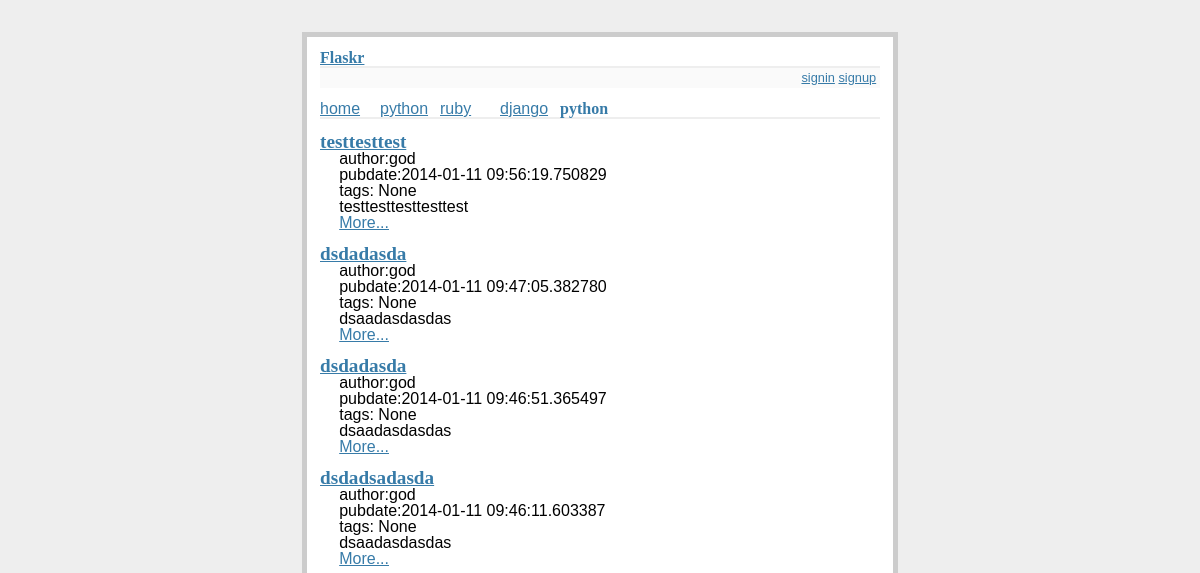
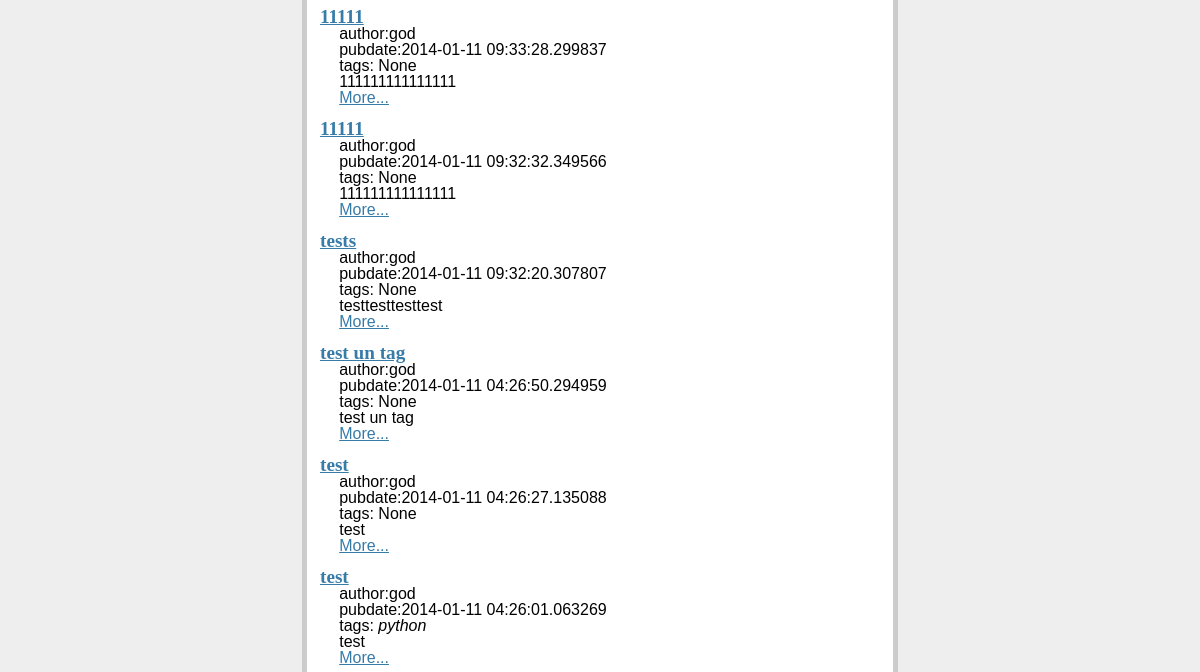
The app's page /list/python (upper part), older data (2 pictures, top to bottom).
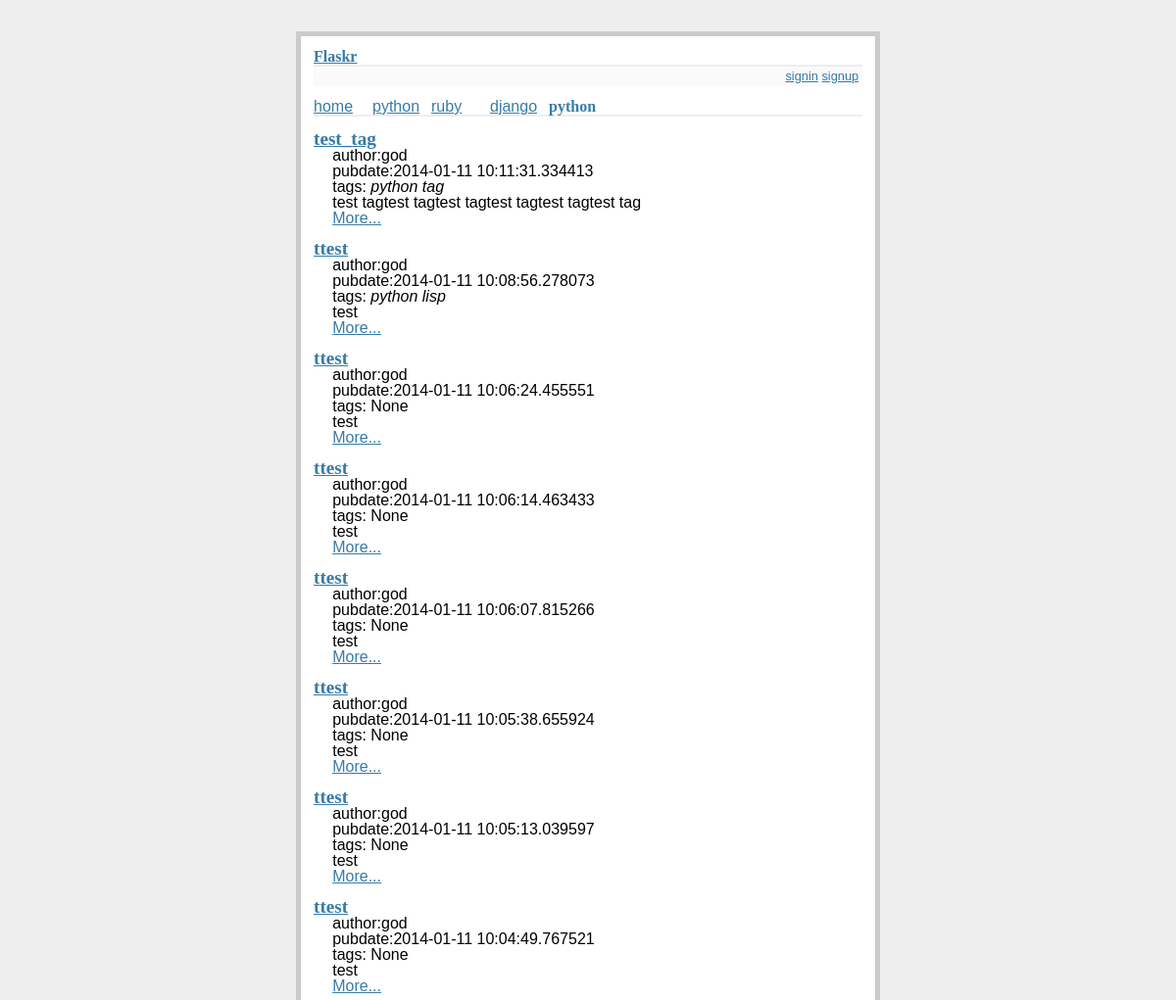
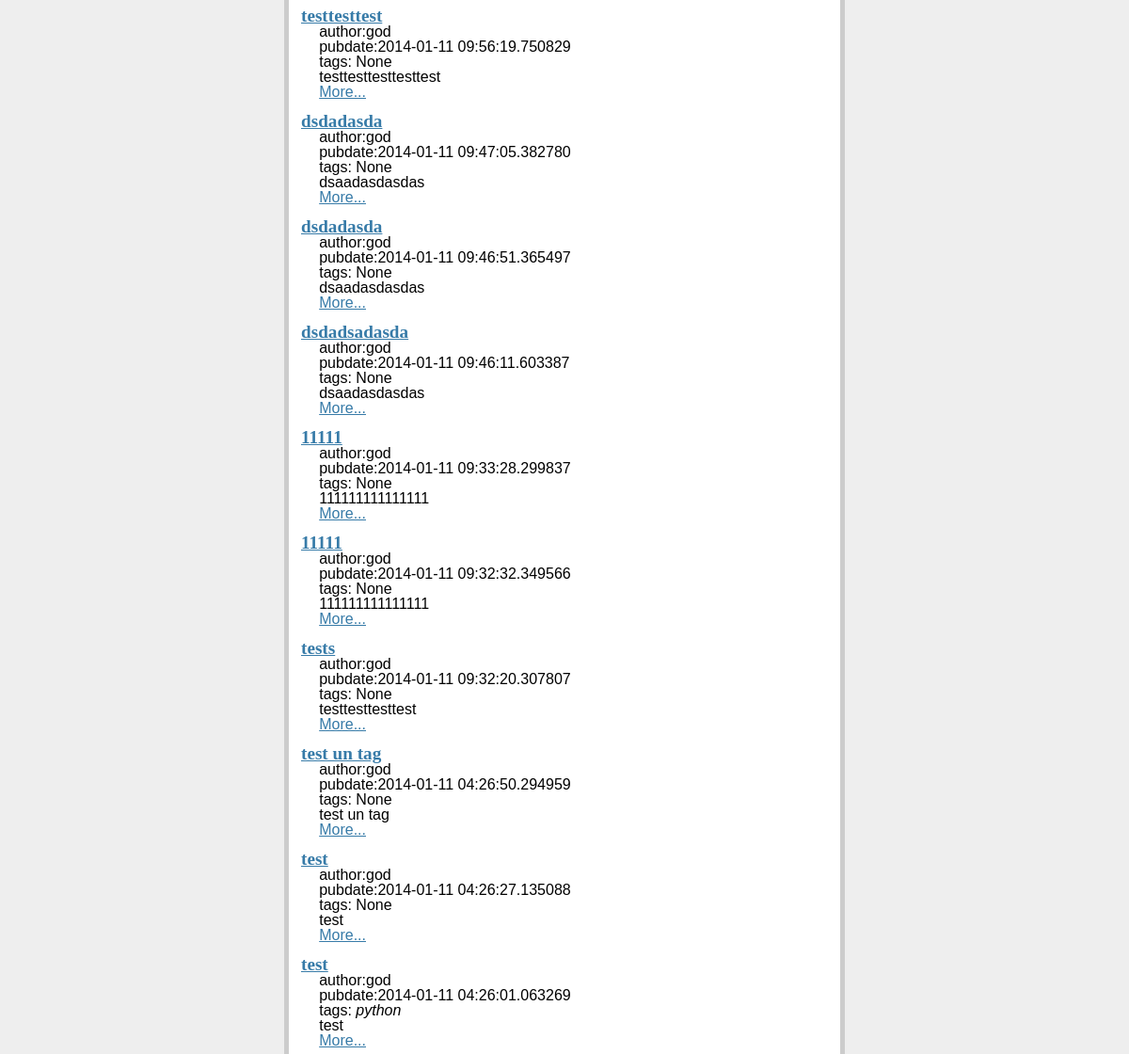
The same page, newer data (2 pictures, top to bottom).
### app/models.py (models this page shows, shortened)
class Category(db.Model):
    id = db.Column(db.Integer, primary_key=True)
    name = db.Column(db.String(50))

class Post(db.Model):
    id = db.Column(db.Integer, primary_key=True)
    title = db.Column(db.String(80))
    body = db.Column(db.Text)
    pub_date = db.Column(db.DateTime)
    category_id = db.Column(db.Integer, db.ForeignKey('category.id'))
    category = db.relationship(
        'Category', backref=db.backref('posts', lazy='dynamic'))
    user_id = db.Column(db.Integer, db.ForeignKey('user.id'))
    user = db.relationship(
        'User', backref=db.backref('users', lazy='dynamic'))
    tags = db.relationship('Tag', secondary=tag_post,
                           backref=db.backref('tags', lazy='dynamic'))

class User(db.Model):
    id = db.Column(db.Integer, primary_key=True)
    nickname = db.Column(db.String(60), index=True, unique=True)
    email = db.Column(db.String(120), index=True, unique=True)
    password = db.Column(db.String(40), index=True, unique=True)
    role = db.Column(db.SmallInteger, default=ROLE_USER)

class Tag(db.Model):
    id = db.Column(db.Integer, primary_key=True)
    content = db.Column(db.String(100))
    posts = db.relationship('Post', secondary=tag_post,
                            backref=db.backref('posts', lazy='dynamic'))

### app/views.py (the view)
@app.route('/list/<name>')
def list(name):
    categories = Category.query.filter().all()
    for i in categories:
        if i.name == name:
            category = i
            break
    posts = Post.query.filter_by(category=category).order_by(Post.pub_date.desc()).all()
    return render_template('list.html', categories=categories, category=category, posts=posts)

### app/templates/list.html
{% extends "base.html" %}
{% block content %}
  <h1>{{ category.name }}</h1>
  <ul class=entries>
  {% for post in posts %}
    <li>
      <h2><a href="{{ url_for('detail', id=post.id) }}">{{ post.title }}</a></h2>
      <span>
        author:{{ post.user.nickname }}<br />
        pubdate:{{ post.pub_date }}<br />
        tags:
        {% if post.tags %}
          {% for tag in post.tags %}
          <em>{{ tag.content }}</em>
          {% endfor %}
        {% else %}
          None
        {% endif %}
      </span>
      <div>
        {{ post.body|safe }}
      </div>
      <a href="{{ url_for('detail', id=post.id) }}">More...</a>
    </li>
  {% else %}
    <li><em>Unbelievable.  No entries here so far</em></li>
  {% endfor %}
  </ul>
{% endblock %}

### app/templates/base.html (shortened to what this page needs)
<!doctype html>
<html>
  <head>
    <link rel=stylesheet type=text/css href="{{ url_for('static', filename='reset.css') }}">
    <link rel=stylesheet type=text/css href="{{ url_for('static', filename='style.css') }}">
  </head>
  <body>
    <div class=page>
      <h1><a href="{{ url_for('index') }}">Flaskr</a></h1>
      <div class=metanav>
        <div>
          {% if current_user.is_authenticated() %}
            {% if current_user and current_user.role == 1%}
            <a href="{{ url_for('signout') }}">admin</a>
            <a href="{{ url_for('post') }}">post</a>
            {% endif %}
            <a href="{{ url_for('signout') }}">signout</a>
          {% else %}
            <a href="{{ url_for('signin') }}">signin</a>
            <a href="{{ url_for('signup') }}">signup</a>
          {% endif %}
        </div>
      </div>
        {% if categories %}
         <div id="nav">
          <ul>
            <li><a href="{{ url_for('index') }}">home</a>
            {% for category in categories %}
            <li><a href="{{ url_for('list', name=category.name) }}">{{ category.name }}</a></li>
            {% endfor %}
          </ul>
        </div>
        {% endif %}
        {% block content %}{% endblock %}
    </div>
  </body>
</html>

Row changes from the older to the newer data that the page shows:
added Post: title "test_tag", user.nickname "god", pub_date "2014-01-11 10:11:31.334413", body "test tagtest tagtest tagtest tagtest tagtest tag"
added Tag: content "python tag", shown under "test_tag"
added Post: title "ttest", user.nickname "god", pub_date "2014-01-11 10:08:56.278073", body "test"
added Tag: content "python lisp", shown under "ttest"
added Post: title "ttest", user.nickname "god", pub_date "2014-01-11 10:06:24.455551", shows "None", body "test"
added Post: title "ttest", user.nickname "god", pub_date "2014-01-11 10:06:14.463433", shows "None", body "test"
added Post: title "ttest", user.nickname "god", pub_date "2014-01-11 10:06:07.815266", shows "None", body "test"
added Post: title "ttest", user.nickname "god", pub_date "2014-01-11 10:05:38.655924", shows "None", body "test"
added Post: title "ttest", user.nickname "god", pub_date "2014-01-11 10:05:13.039597", shows "None", body "test"
added Post: title "ttest", user.nickname "god", pub_date "2014-01-11 10:04:49.767521", shows "None", body "test"
